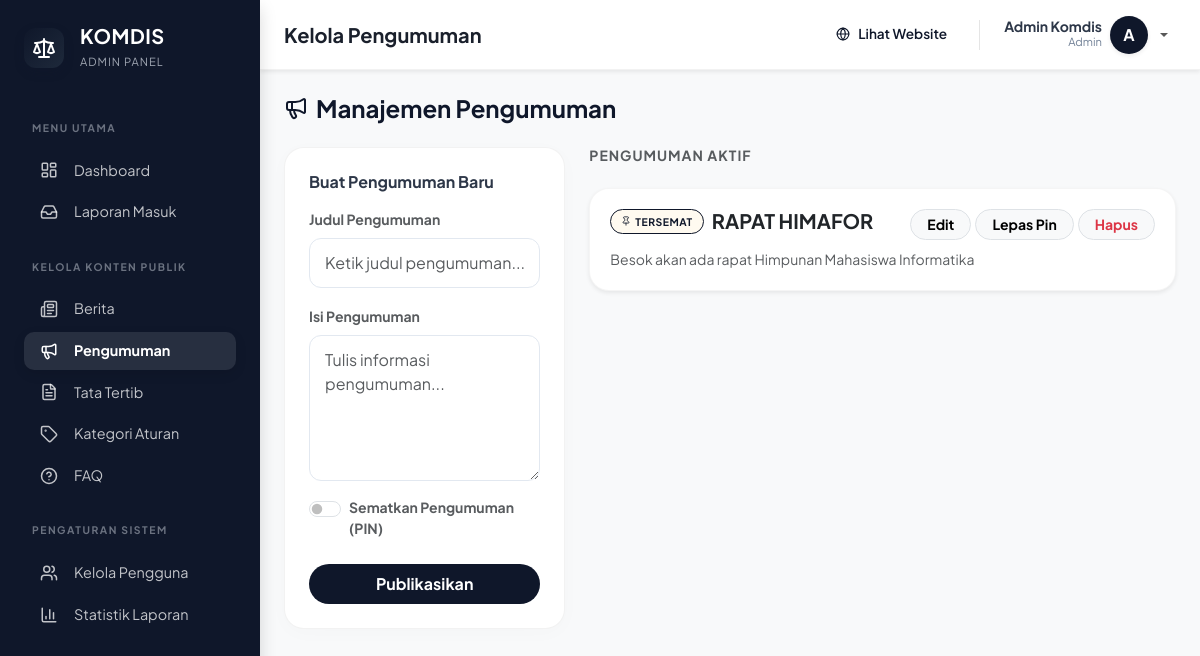
/admin/pengumuman.php (signed in), run on the app's committed database.
### tables this page shows
CREATE TABLE `pengumuman` (
  `id` int NOT NULL,
  `judul` varchar(255) NOT NULL,
  `isi` text NOT NULL,
  `pin` tinyint(1) NOT NULL DEFAULT '0',
  `created_at` timestamp NOT NULL DEFAULT CURRENT_TIMESTAMP
);

### admin/pengumuman.php (the view, shortened to what this page needs)
<?php
include '../config/koneksi.php';
$data = mysqli_query($conn, "SELECT * FROM pengumuman ORDER BY pin DESC, id DESC");
?>
<!DOCTYPE html>
<html lang="id">
<head>
    <link href="../assets/css/bootstrap.min.css" rel="stylesheet">
</head>
<body>
    <?php include '../partials/admin_sidebar.php'; ?>
    <div id="content-wrapper">
        <?php include '../partials/admin_navbar.php'; ?>
        <div class="container-fluid px-4 pb-5">
            <div class="d-flex align-items-center justify-content-between mb-4">
                <h4 class="fw-bold mb-0 d-flex align-items-center gap-2" style="color: #0f172a;"><i data-lucide="megaphone"></i> Manajemen Pengumuman</h4>
            </div>
            <div class="row g-4">
                <div class="col-lg-4">
                    <div class="card-custom p-4">
                        <h6 class="fw-bold mb-3">Buat Pengumuman Baru</h6>
                        <form method="POST">
                            <div class="mb-3">
                                <label class="form-label small fw-bold text-muted">Judul Pengumuman</label>
                                <input type="text" name="judul" class="form-control" placeholder="Ketik judul pengumuman..." required>
                            </div>
                            <div class="mb-3">
                                <label class="form-label small fw-bold text-muted">Isi Pengumuman</label>
                                <textarea name="isi" class="form-control" rows="5" placeholder="Tulis informasi pengumuman..." required></textarea>
                            </div>
                            <div class="form-check form-switch mb-4">
                                <input class="form-check-input" type="checkbox" name="pin" id="pinSwitch">
                                <label class="form-check-label small fw-bold text-muted" for="pinSwitch">Sematkan Pengumuman (PIN)</label>
                            </div>
                            <button name="tambah_pengumuman" class="btn fw-bold rounded-pill py-2 w-100" style="background: #0f172a; color: #fff; border: none;">Publikasikan</button>
                        </form>
                    </div>
                </div>
                <div class="col-lg-8">
                    <h6 class="fw-bold mb-4 text-muted small text-uppercase" style="letter-spacing: 1px;">Pengumuman Aktif</h6>
                    <?php if (mysqli_num_rows($data) == 0): ?>
                        <div class="text-center py-5 bg-white rounded-4 border text-muted">Belum ada pengumuman.</div>
                    <?php else: ?>
                        <?php while ($d = mysqli_fetch_assoc($data)): ?>
                            <div class="announce-item shadow-sm">
                                <div class="d-flex justify-content-between align-items-start mb-2">
                                    <div class="d-flex align-items-center gap-2">
                                        <?php if ($d['pin']): ?>
                                            <span class="pinned-badge d-flex align-items-center gap-1"><i data-lucide="pin" style="width: 10px; height: 10px;"></i> Tersemat</span>
                                        <?php endif; ?>
                                        <h5 class="fw-bold text-dark mb-0"><?= htmlspecialchars($d['judul']) ?></h5>
                                    </div>
                                    <div class="d-flex gap-1">
                                        <button class="btn btn-sm btn-light border fw-bold rounded-pill px-3" onclick="editPengumuman(<?= htmlspecialchars(json_encode($d)) ?>)">Edit</button>
                                        <a href="?pin=<?= $d['id'] ?>" class="btn btn-sm btn-light border fw-bold rounded-pill px-3">
                                            <?= $d['pin'] ? 'Lepas Pin' : 'Pin' ?>
                                        </a>
                                        <a href="?hapus=<?= $d['id'] ?>" class="btn btn-sm btn-light border text-danger fw-bold rounded-pill px-3" onclick="return confirm('Hapus pengumuman ini?')">Hapus</a>
                                    </div>
                                </div>
                                <p class="text-muted small mb-0" style="line-height: 1.6;"><?= nl2br(htmlspecialchars($d['isi'])) ?></p>
                            </div>
                        <?php endwhile; ?>
                    <?php endif; ?>
                </div>
            </div>
        </div>
    </div>
</body>
</html>

### admin/pengumuman.php (style rules this page uses)
body { font-family: 'Plus Jakarta Sans', sans-serif; background-color: #f8f9fa; color: #2d3748; }
#content-wrapper { margin-left: 260px; min-height: 100vh; background: #f8f9fa; }
.card-custom { background: #fff; border-radius: 20px; box-shadow: 0 4px 20px rgba(0,0,0,0.02); border: 1px solid rgba(0,0,0,0.05); overflow: hidden; }
.form-control { border-radius: 12px; padding: 12px 15px; border: 1px solid #e2e8f0; }
.announce-item { padding: 20px; border-radius: 20px; background: #fff; border: 1px solid rgba(0,0,0,0.04); margin-bottom: 20px; position: relative; transition: 0.3s; }
.pinned-badge { background: #fffaf0; color: #0f172a; font-weight: 700; font-size: 0.65rem; padding: 4px 10px; border-radius: 50px; text-transform: uppercase; letter-spacing: 0.5px; border: 1px solid #0f172a; }

### data on the page
pengumuman: pin 1 (drawn), judul "RAPAT HIMAFOR", isi "Besok akan ada rapat Himpunan Mahasiswa Informatika"

### other printed values
$page_title "Kelola Pengumuman"
$_SESSION['nama'] "Admin Komdis"
$_SESSION['role'] "Admin"
substr($_SESSION['nama'] ?? 'A', 0, 1) "A"
